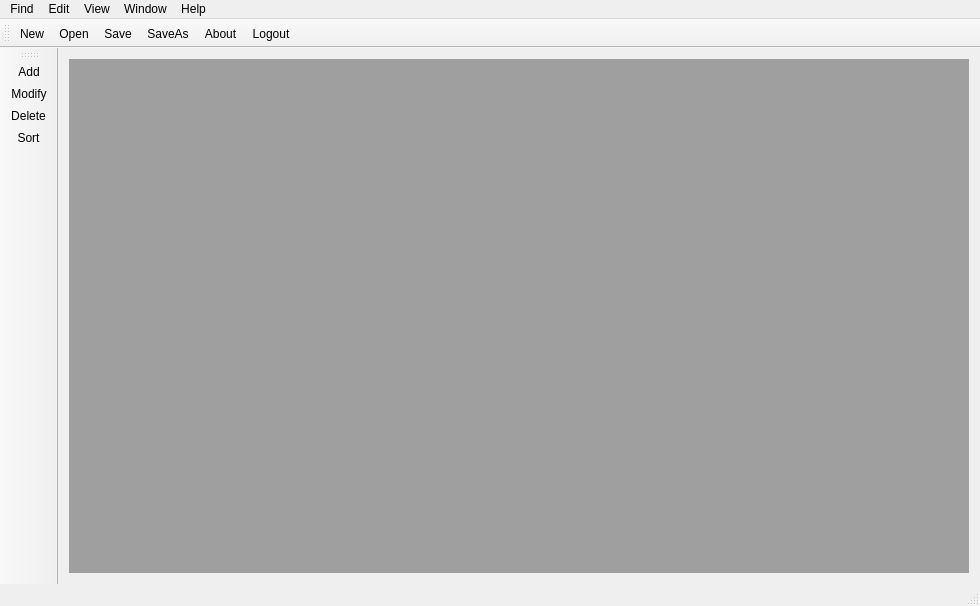
<?xml version="1.0" encoding="UTF-8"?>
<ui version="4.0">
 <class>StudentMS</class>
 <widget class="QMainWindow" name="StudentMS">
  <property name="geometry">
   <rect>
    <x>0</x>
    <y>0</y>
    <width>980</width>
    <height>606</height>
   </rect>
  </property>
  <property name="windowTitle">
   <string>StudentMS</string>
  </property>
  <widget class="QWidget" name="centralWidget">
   <layout class="QGridLayout" name="gridLayout">
    <item row="1" column="0">
     <widget class="QMdiArea" name="mdiArea"/>
    </item>
   </layout>
  </widget>
  <widget class="QMenuBar" name="menuBar">
   <property name="geometry">
    <rect>
     <x>0</x>
     <y>0</y>
     <width>980</width>
     <height>21</height>
    </rect>
   </property>
   <widget class="QMenu" name="menu">
    <property name="title">
     <string>Find</string>
    </property>
    <addaction name="actionNew"/>
    <addaction name="actionOpen"/>
    <addaction name="actionClose"/>
    <addaction name="actionSave"/>
    <addaction name="actionSaveAs"/>
   </widget>
   <widget class="QMenu" name="menu_2">
    <property name="title">
     <string>Edit</string>
    </property>
    <widget class="QMenu" name="menu_6">
     <property name="title">
      <string>Sort</string>
     </property>
     <addaction name="actionSortID"/>
     <addaction name="actionSortName"/>
    </widget>
    <addaction name="actionAdd"/>
    <addaction name="actionAlter"/>
    <addaction name="actionDelete"/>
    <addaction name="menu_6"/>
   </widget>
   <widget class="QMenu" name="menu_3">
    <property name="title">
     <string>View</string>
    </property>
    <widget class="QMenu" name="menu_7">
     <property name="title">
      <string>Theme</string>
     </property>
     <addaction name="actionOriginQss"/>
     <addaction name="actionQssBlue"/>
    </widget>
    <addaction name="actionToolbar"/>
    <addaction name="actionStatus"/>
    <addaction name="menu_7"/>
   </widget>
   <widget class="QMenu" name="menu_4">
    <property name="title">
     <string>Window</string>
    </property>
    <addaction name="actionTabBar"/>
    <addaction name="actionWindow"/>
    <addaction name="actionSascadeSubWindows"/>
    <addaction name="actionTileSubWindows"/>
   </widget>
   <widget class="QMenu" name="menu_5">
    <property name="title">
     <string>Help</string>
    </property>
    <addaction name="actionAbout"/>
   </widget>
   <addaction name="menu"/>
   <addaction name="menu_2"/>
   <addaction name="menu_3"/>
   <addaction name="menu_4"/>
   <addaction name="menu_5"/>
  </widget>
  <widget class="QStatusBar" name="statusBar"/>
  <widget class="QToolBar" name="toolBar">
   <property name="windowTitle">
    <string>toolBar</string>
   </property>
   <property name="iconSize">
    <size>
     <width>25</width>
     <height>25</height>
    </size>
   </property>
   <property name="toolButtonStyle">
    <enum>Qt::ToolButtonTextUnderIcon</enum>
   </property>
   <attribute name="toolBarArea">
    <enum>LeftToolBarArea</enum>
   </attribute>
   <attribute name="toolBarBreak">
    <bool>false</bool>
   </attribute>
   <addaction name="actionAdd"/>
   <addaction name="actionAlter"/>
   <addaction name="actionDelete"/>
   <addaction name="actionSort"/>
  </widget>
  <widget class="QToolBar" name="mainToolBar">
   <property name="iconSize">
    <size>
     <width>25</width>
     <height>25</height>
    </size>
   </property>
   <property name="toolButtonStyle">
    <enum>Qt::ToolButtonTextBesideIcon</enum>
   </property>
   <attribute name="toolBarArea">
    <enum>TopToolBarArea</enum>
   </attribute>
   <attribute name="toolBarBreak">
    <bool>false</bool>
   </attribute>
   <addaction name="actionNew"/>
   <addaction name="actionOpen"/>
   <addaction name="actionSave"/>
   <addaction name="actionSaveAs"/>
   <addaction name="actionAbout"/>
   <addaction name="actionLogout"/>
  </widget>
  <action name="actionNew">
   <property name="icon">
    <iconset resource="resource.qrc">
     <normaloff>:/icon/icon/new.png</normaloff>:/icon/icon/new.png</iconset>
   </property>
   <property name="text">
    <string>New</string>
   </property>
   <property name="toolTip">
    <string>&lt;html&gt;&lt;head/&gt;&lt;body&gt;&lt;p&gt;New&lt;/p&gt;&lt;/body&gt;&lt;/html&gt;</string>
   </property>
   <property name="shortcut">
    <string>Ctrl+N</string>
   </property>
  </action>
  <action name="actionOpen">
   <property name="icon">
    <iconset resource="resource.qrc">
     <normaloff>:/icon/icon/open.png</normaloff>:/icon/icon/open.png</iconset>
   </property>
   <property name="text">
    <string>Open</string>
   </property>
   <property name="toolTip">
    <string>Open</string>
   </property>
   <property name="shortcut">
    <string>Ctrl+O</string>
   </property>
  </action>
  <action name="actionClose">
   <property name="icon">
    <iconset resource="resource.qrc">
     <normaloff>:/icon/icon/close.png</normaloff>:/icon/icon/close.png</iconset>
   </property>
   <property name="text">
    <string>Close</string>
   </property>
   <property name="toolTip">
    <string>Close</string>
   </property>
  </action>
  <action name="actionAdd">
   <property name="icon">
    <iconset resource="resource.qrc">
     <normaloff>:/icon/icon/add.png</normaloff>:/icon/icon/add.png</iconset>
   </property>
   <property name="text">
    <string>Add</string>
   </property>
   <property name="toolTip">
    <string>Add</string>
   </property>
   <property name="shortcut">
    <string>Ctrl+A</string>
   </property>
  </action>
  <action name="actionAbout">
   <property name="icon">
    <iconset resource="resource.qrc">
     <normaloff>:/icon/icon/about.png</normaloff>:/icon/icon/about.png</iconset>
   </property>
   <property name="text">
    <string>About</string>
   </property>
   <property name="toolTip">
    <string>About</string>
   </property>
  </action>
  <action name="actionSave">
   <property name="icon">
    <iconset resource="resource.qrc">
     <normaloff>:/icon/icon/save.png</normaloff>:/icon/icon/save.png</iconset>
   </property>
   <property name="text">
    <string>Save</string>
   </property>
   <property name="toolTip">
    <string>Save</string>
   </property>
   <property name="shortcut">
    <string>Ctrl+S</string>
   </property>
  </action>
  <action name="actionAlter">
   <property name="icon">
    <iconset resource="resource.qrc">
     <normaloff>:/icon/icon/alert.png</normaloff>:/icon/icon/alert.png</iconset>
   </property>
   <property name="text">
    <string>Modify</string>
   </property>
   <property name="toolTip">
    <string>Modify</string>
   </property>
  </action>
  <action name="actionDelete">
   <property name="icon">
    <iconset resource="resource.qrc">
     <normaloff>:/icon/icon/delete.png</normaloff>:/icon/icon/delete.png</iconset>
   </property>
   <property name="text">
    <string>Delete</string>
   </property>
   <property name="toolTip">
    <string>Delete</string>
   </property>
   <property name="shortcut">
    <string>Del</string>
   </property>
  </action>
  <action name="actionSortID">
   <property name="icon">
    <iconset resource="resource.qrc">
     <normaloff>:/icon/icon/sort.png</normaloff>:/icon/icon/sort.png</iconset>
   </property>
   <property name="text">
    <string>SortID</string>
   </property>
   <property name="toolTip">
    <string>SortID</string>
   </property>
  </action>
  <action name="actionSortName">
   <property name="icon">
    <iconset resource="resource.qrc">
     <normaloff>:/icon/icon/sort.png</normaloff>:/icon/icon/sort.png</iconset>
   </property>
   <property name="text">
    <string>SortName</string>
   </property>
   <property name="toolTip">
    <string>SortName</string>
   </property>
  </action>
  <action name="actionPrint">
   <property name="icon">
    <iconset resource="resource.qrc">
     <normaloff>:/icon/icon/print.png</normaloff>:/icon/icon/print.png</iconset>
   </property>
   <property name="text">
    <string>Print</string>
   </property>
   <property name="toolTip">
    <string>Print</string>
   </property>
   <property name="shortcut">
    <string>Ctrl+P</string>
   </property>
  </action>
  <action name="actionSaveAs">
   <property name="icon">
    <iconset resource="resource.qrc">
     <normaloff>:/icon/icon/saveAs.png</normaloff>:/icon/icon/saveAs.png</iconset>
   </property>
   <property name="text">
    <string>SaveAs</string>
   </property>
   <property name="toolTip">
    <string>SaveAs</string>
   </property>
  </action>
  <action name="actionTabBar">
   <property name="text">
    <string>TabBar</string>
   </property>
   <property name="toolTip">
    <string>TabBar</string>
   </property>
  </action>
  <action name="actionWindow">
   <property name="text">
    <string>Window Mode</string>
   </property>
   <property name="toolTip">
    <string>Window Mode</string>
   </property>
  </action>
  <action name="actionSascadeSubWindows">
   <property name="text">
    <string>Overlap</string>
   </property>
   <property name="toolTip">
    <string>Overlap</string>
   </property>
  </action>
  <action name="actionTileSubWindows">
   <property name="text">
    <string>Arrange</string>
   </property>
   <property name="toolTip">
    <string>Arrange</string>
   </property>
  </action>
  <action name="actionSort">
   <property name="icon">
    <iconset resource="resource.qrc">
     <normaloff>:/icon/icon/sort.png</normaloff>:/icon/icon/sort.png</iconset>
   </property>
   <property name="text">
    <string>Sort</string>
   </property>
   <property name="toolTip">
    <string>Sort</string>
   </property>
  </action>
  <action name="actionFilter">
   <property name="icon">
    <iconset>
     <normaloff>../exit.png</normaloff>../exit.png</iconset>
   </property>
   <property name="text">
    <string>Filter</string>
   </property>
   <property name="toolTip">
    <string>Filter</string>
   </property>
  </action>
  <action name="actionToolbar">
   <property name="checkable">
    <bool>true</bool>
   </property>
   <property name="text">
    <string>Toolbar</string>
   </property>
   <property name="toolTip">
    <string>Toolbar</string>
   </property>
  </action>
  <action name="actionStatus">
   <property name="checkable">
    <bool>true</bool>
   </property>
   <property name="text">
    <string>Status</string>
   </property>
   <property name="toolTip">
    <string>Status</string>
   </property>
  </action>
  <action name="actionOriginQss">
   <property name="text">
    <string>Origin</string>
   </property>
   <property name="toolTip">
    <string>Origin</string>
   </property>
  </action>
  <action name="actionQssBlue">
   <property name="text">
    <string>Blue theme</string>
   </property>
   <property name="toolTip">
    <string>Blue theme</string>
   </property>
  </action>
  <action name="actionLogout">
   <property name="icon">
    <iconset resource="resource.qrc">
     <normaloff>:/icon/icon/close.png</normaloff>:/icon/icon/close.png</iconset>
   </property>
   <property name="text">
    <string>Logout</string>
   </property>
   <property name="toolTip">
    <string>Logout</string>
   </property>
  </action>
 </widget>
 <layoutdefault spacing="6" margin="11"/>
 <resources>
  <include location="resource.qrc"/>
 </resources>
 <connections/>
</ui>
